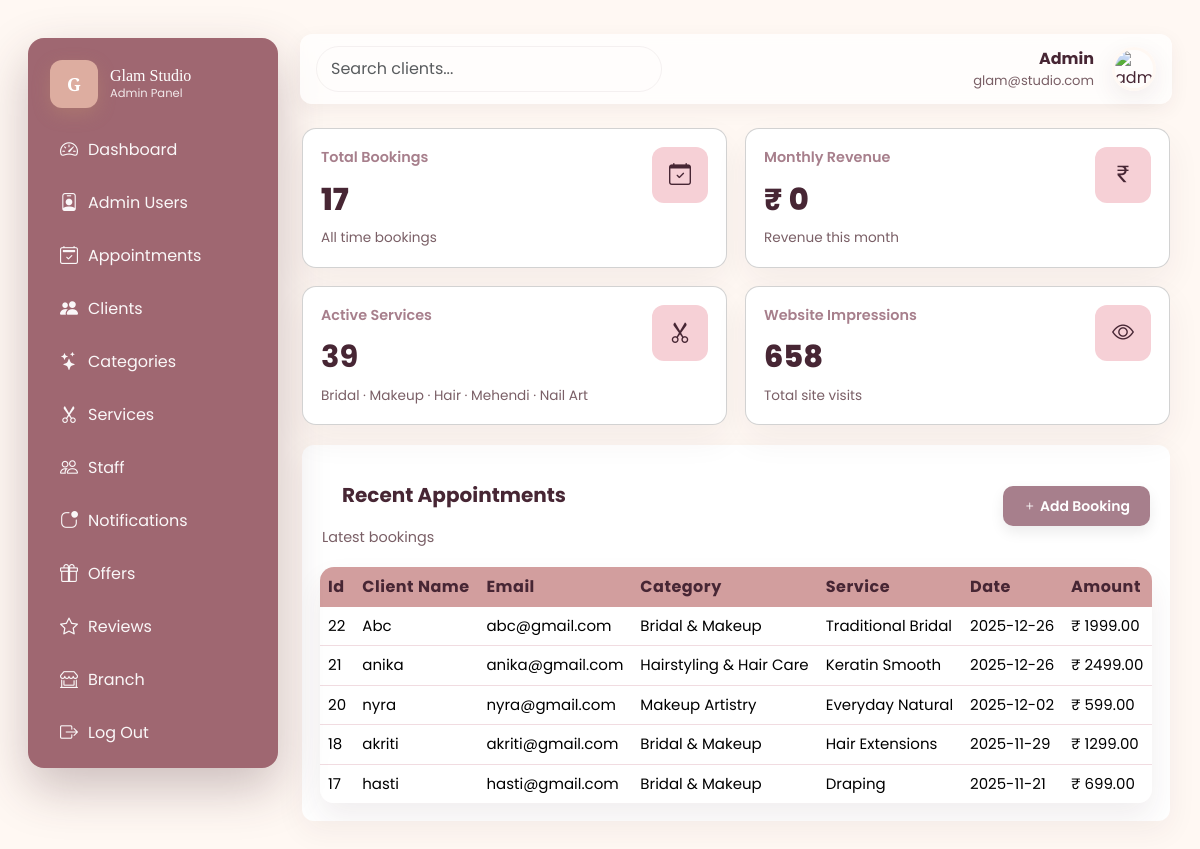
The page /admin/dashboard.php (signed in) on the database its author committed.
### tables this page shows
CREATE TABLE `tbl_booking` (
  `id` int(11) NOT NULL,
  `name` varchar(255) NOT NULL,
  `phone` varchar(20) NOT NULL,
  `email` varchar(255) NOT NULL,
  `city_id` int(11) NOT NULL,
  `category_id` int(11) NOT NULL,
  `service_id` int(11) NOT NULL,
  `date` date NOT NULL,
  `time` time NOT NULL,
  `message` text DEFAULT NULL,
  `price` decimal(10,2) NOT NULL,
  `created_at` datetime DEFAULT current_timestamp()
);

CREATE TABLE `tbl_categories` (
  `id` int(11) NOT NULL,
  `name` varchar(255) NOT NULL,
  `description` varchar(200) NOT NULL,
  `features` varchar(255) NOT NULL,
  `image` varchar(255) NOT NULL,
  `status` tinyint(1) DEFAULT 1,
  `created_at` datetime DEFAULT current_timestamp()
);

CREATE TABLE `tbl_services` (
  `service_id` int(11) NOT NULL,
  `category_id` int(11) NOT NULL,
  `name` varchar(255) NOT NULL,
  `price` decimal(10,2) NOT NULL,
  `description` text DEFAULT NULL,
  `duration_minutes` int(11) DEFAULT NULL,
  `image` varchar(255) DEFAULT NULL,
  `status` tinyint(1) DEFAULT 1,
  `created_at` datetime DEFAULT current_timestamp()
);

### admin/dashboard.php (the view, shortened to what this page needs)
<?php
include ('./conn.php');
if (isset($_GET['search'])) {
    $search = mysqli_real_escape_string($conn, $_GET['search']);
    $sql = "
    SELECT b.id, b.name, b.phone, b.email, b.date, b.time, b.message, b.price, b.created_at,
           c.name AS category_name,
           s.name AS service_name,
           ct.name AS city_name
    FROM tbl_booking b
    LEFT JOIN tbl_categories c ON b.category_id = c.id
    LEFT JOIN tbl_services s ON b.service_id = s.id
    LEFT JOIN tbl_city ct ON b.city_id = ct.city_id
    WHERE
        b.name LIKE '%$search%' OR
        b.email LIKE '%$search%' OR
        b.phone LIKE '%$search%' OR
        b.date LIKE '%$search%' OR
        c.name LIKE '%$search%' OR
        s.name LIKE '%$search%' OR
        ct.name LIKE '%$search%'
    ORDER BY b.id DESC ";
} else {
    $sql = "
    SELECT b.id, b.name, b.phone, b.email, b.date, b.time, b.message, b.price, b.created_at,
           c.name AS category_name,
           s.name AS service_name,
           ct.city_name AS city_name
    FROM tbl_booking b
    LEFT JOIN tbl_categories c ON b.category_id = c.id
    LEFT JOIN tbl_services s ON b.service_id = s.service_id
    LEFT JOIN tbl_city ct ON b.city_id = ct.city_id
    ORDER BY b.id DESC LIMIT 5";
}
$result = $conn->query($sql);
$totalBookingsQuery = $conn->query("SELECT COUNT(*) AS total FROM tbl_booking");
$totalBookings = $totalBookingsQuery->fetch_assoc()['total'] ?? 0;
$monthlyRevenueQuery = $conn->query("
    SELECT SUM(price) AS total
    FROM tbl_booking
    WHERE MONTH(created_at) = MONTH(CURDATE())
    AND YEAR(created_at) = YEAR(CURDATE())
");
$monthlyRevenue = $monthlyRevenueQuery->fetch_assoc()['total'] ?? 0;
$activeServicesQuery = $conn->query("
    SELECT COUNT(*) AS total
    FROM tbl_services
    WHERE status = 1
");
$activeServices = $activeServicesQuery->fetch_assoc()['total'];
$ip = $_SERVER['REMOTE_ADDR'];
$conn->query("INSERT INTO tbl_impressions (ip) VALUES ('$ip')");
$impressionsQuery = $conn->query("SELECT COUNT(*) AS total FROM tbl_impressions");
$impressions = $impressionsQuery->fetch_assoc()['total'];
?>
<!doctype html>
<html lang="en">
<head>
  <link href="https://cdn.jsdelivr.net/npm/bootstrap@5.3.2/dist/css/bootstrap.min.css" rel="stylesheet">
  <link href="https://cdn.jsdelivr.net/npm/bootstrap-icons@1.11.3/font/bootstrap-icons.css" rel="stylesheet">
  <link href="admin.css" rel="stylesheet">
<body>
    <?php include('./includes/header.php'); ?>
    <main class="main">
      <section class="cards-row">
        <div class="card col-12 col-lg-12">
          <div class="d-flex justify-content-between align-items-start">
            <div>
              <div class="title">Total Bookings</div>
<div class="value"><span class="sparkle"><?php echo $totalBookings; ?></span></div>
              <div class="muted">All time bookings</div>
            </div>
            <div class="text-end">
              <div style="background:var(--blush);width:56px;height:56px;border-radius:12px;display:flex;align-items:center;justify-content:center">
                <i class="bi bi-calendar-check" style="font-size:22px;color:var(--plum)"></i>
              </div>
            </div>
          </div>
        </div>
        <div class="card col-12 col-lg-12">
          <div class="d-flex justify-content-between align-items-start">
            <div>
              <div class="title">Monthly Revenue</div>
                <div class="value">
                    ₹ <span class="sparkle"><?php echo number_format($monthlyRevenue); ?></span>
                </div>
                <div class="muted">Revenue this month</div>
            </div>
            <div class="text-end">
              <div style="background:var(--blush);width:56px;height:56px;border-radius:12px;display:flex;align-items:center;justify-content:center">
                <i class="bi bi-currency-rupee" style="font-size:22px;color:var(--plum)"></i>
              </div>
            </div>
          </div>
        </div>
        <div class="card col-12 col-lg-12">
          <div class="d-flex justify-content-between align-items-start">
            <div>
              <div class="title">Active Services</div>
              <div class="value"><?php echo $activeServices; ?></div>
              <div class="muted">Bridal · Makeup · Hair · Mehendi · Nail Art</div>
            </div>
            <div class="text-end">
              <div style="background:var(--blush);width:56px;height:56px;border-radius:12px;display:flex;align-items:center;justify-content:center">
                <i class="bi bi-scissors" style="font-size:22px;color:var(--plum)"></i>
              </div>
            </div>
          </div>
        </div>
        <div class="card col-12 col-lg-12">
          <div class="d-flex justify-content-between align-items-start">
            <div>
              <div class="title">Website Impressions</div>
              <div class="value"><span class="sparkle"><?php echo $impressions; ?></span></div>
              <div class="muted">Total site visits</div>
            </div>
            <div class="text-end">
              <div style="background:var(--blush);width:56px;height:56px;border-radius:12px;display:flex;align-items:center;justify-content:center">
                <i class="bi bi-eye" style="font-size:22px;color:var(--plum)"></i>
              </div>
            </div>
          </div>
        </div>
      </section>
      <section class="table-wrap">
        <div style="padding:18px 20px;display:flex;justify-content:space-between;align-items:center">
          <div>
            <h5 style="margin:20px;color:var(--plum);font-weight:700">Recent Appointments</h5>
            <div style="font-size:.9rem;color:#7a5f66">Latest bookings</div>
          </div>
          <div>
            <a href="booking_in.php">
            <button class="btn btn-sm" style="background:var(--mauve);color:#fff;border:0;border-radius:10px;height: 40px;"><i class="bi-plus"></i> Add Booking</button>
            </a>
          </div>
        </div>
        <div style="padding:0 18px 18px 18px;">
          <div class="table-scroll">
            <table class="table mb-0">
            <thead>
              <tr>
                <th>Id</th>
                <th>Client Name</th>
                <th>Email</th>
                <th>Category</th>
                <th>Service</th>
                <th>Date</th>
                <th>Amount</th>
              </tr>
            </thead>
    <?php
    if(mysqli_num_rows($result) > 0) {
        while($row = mysqli_fetch_assoc($result)) {
    ?>
        <tr>
            <td data-label="Id">
                <?php echo $row['id']; ?>
            </td>
            <td data-label="Client Name">
                <?php echo $row['name']; ?>
            </td>
            <td data-label="Email">
                <?php echo $row['email']; ?>
            </td>
            <td data-label="Category">
              <?php echo $row['category_name']; ?>
            </td>
            <td data-label="Service">
              <?php echo $row['service_name']; ?>
            </td>
            <td data-label="Date">
                <?php echo $row['date']; ?>
            </td>
            <td data-label="Amount">
                ₹ <?php echo $row['price']; ?>
            </td>
    <?php
        }
    } else {
        echo '<tr><td colspan="7" style="text-align:center">No Categories found</td></tr>';
    }
    ?>
            </table>
          </div>
        </div>
      </section>
    </main>
  </div>
  </body>
</html>

### admin/admin.css (style rules this page uses)
:root { --blush: #F6D0D6; --rose-gold: #CFA46A; --ivory: #FFF8F3; --mauve: #a77f8c; --plum: #472634; --glass-alpha: rgba(255,255,255,0.55); --accent-gradient: none; --card-radius: 14px; }
* { box-sizing:border-box }
* { box-sizing: border-box; }
body { margin: 0; padding: 0; background: #FFF8F3; font-family: 'Poppins', system-ui, -apple-system, "Segoe UI", Roboto, "Helvetica Neue", Arial; }
.main { width:100%; padding: 6px 2px; }
.cards-row { display:grid;grid-template-columns:repeat(4,1fr);gap:18px;margin-top:18px }
.card { border-radius: var(--card-radius); padding:18px; background: #ffffff; box-shadow: 0 14px 34px rgba(71,38,52,0.06); transition:transform .28s ease,box-shadow .28s ease; position:relative; overflow:hidden; }
.card .title { font-size:.9rem;color:var(--mauve);margin-bottom:8px;font-weight:600 }
.card .value { font-size:1.9rem;font-weight:700;color:var(--plum) }
.card .muted { font-size:.85rem;color:#7a5f66;margin-top:6px }
.card:before { content:""; width:68px;height:68px;border-radius:12px; position:absolute;left:-26px;top:-18px; background: var(--blush); opacity: .35; transform: rotate(0deg); box-shadow: 0 10px 30px rgba(207,164,106,0.06); display: none; }
.table-wrap { margin-top:20px; border-radius:12px; overflow:hidden; box-shadow:0 10px 30px rgba(71,38,52,0.06); background: white; }
.table thead th { background:#D29E9E;color:var(--plum);border:0 }
.table tbody tr td { vertical-align:middle }
@media (max-width:1200px) { .cards-row { grid-template-columns:repeat(2,1fr) } }
.sparkle { display:inline-block; color: var(--plum); font-weight:800; }
:root { --blush: #F6D0D6; --rose-gold: #CFA46A; --ivory: #FFF8F3; --mauve: #a77f8c; --plum: #472634; }
body { background: #FFF8F3; margin: 0; padding: 40px; font-family: 'Poppins', sans-serif; color: var(--plum); }
.btn { background: var(--mauve); color: white; padding: 10px 20px; border-radius: 8px; font-weight: 600; text-decoration: none; box-shadow: 0 6px 14px rgba(0,0,0,0.08); transition: 0.3s ease; }
table { width: 100%; border-collapse: collapse; background: white; border-radius: 10px; overflow: hidden; box-shadow: 0 10px 25px rgba(71, 38, 52, 0.08); }
table th { background: var(--blush); color: var(--plum); box-shadow: inset 0 -3px 0 rgba(207,164,106,0.25); padding: 14px; font-size: 15px; text-align: left; }
table { width: 100%; border-collapse: separate; border-spacing: 0; background: white; border-radius: 14px; overflow: hidden; box-shadow: 0 15px 30px rgba(71, 38, 52, 0.08); }
table th { background: var(--blush); color: var(--plum); padding: 18px 14px; font-size: 16px; text-align: left; letter-spacing: 0.5px; }
table td { padding: 18px 14px; border-bottom: 1px solid #f1dce1; font-size: 15px; vertical-align: middle; }
table tr:last-child td { border-bottom: 0; }

### admin/includes/header.php (style rules this page uses)
:root { --blush: #F6D0D6; --rose-gold: #CFA46A; --ivory: #FFF8F3; --mauve: #a77f8c; --plum: #472634; --glass-alpha: rgba(255,255,255,0.55); --accent-gradient: none; --card-radius: 14px; }
* { box-sizing:border-box }
* { box-sizing: border-box; }
body { margin: 0; padding: 0; background: #FFF8F3; font-family: 'Poppins', system-ui, -apple-system, "Segoe UI", Roboto, "Helvetica Neue", Arial; }
:root { --blush: #F6D0D6; --rose-gold: #CFA46A; --ivory: #FFF8F3; --mauve: #a77f8c; --plum: #472634; }
body { background: #FFF8F3; margin: 0; padding: 40px; font-family: 'Poppins', sans-serif; color: var(--plum); }
.btn { background: var(--mauve); color: white; padding: 10px 20px; border-radius: 8px; font-weight: 600; text-decoration: none; box-shadow: 0 6px 14px rgba(0,0,0,0.08); transition: 0.3s ease; }

### rows shown on the page
tbl_booking: id "22", name "Abc", email "abc@gmail.com", category.name "Bridal & Makeup", service.name "Traditional Bridal", date "2025-12-26", price "1999.00"
tbl_booking: id "21", name "anika", email "anika@gmail.com", category.name "Hairstyling & Hair Care", service.name "Keratin Smooth", date "2025-12-26", price "2499.00"
tbl_booking: id "20", name "nyra", email "nyra@gmail.com", category.name "Makeup Artistry", service.name "Everyday Natural", date "2025-12-02", price "599.00"
tbl_booking: id "18", name "akriti", email "akriti@gmail.com", category.name "Bridal & Makeup", service.name "Hair Extensions", date "2025-11-29", price "1299.00"
tbl_booking: id "17", name "hasti", email "hasti@gmail.com", category.name "Bridal & Makeup", service.name "Draping", date "2025-11-21", price "699.00"

### other values the page prints
$totalBookings "17"
$monthlyRevenue "0"
$activeServices "39"
$impressions "658"
